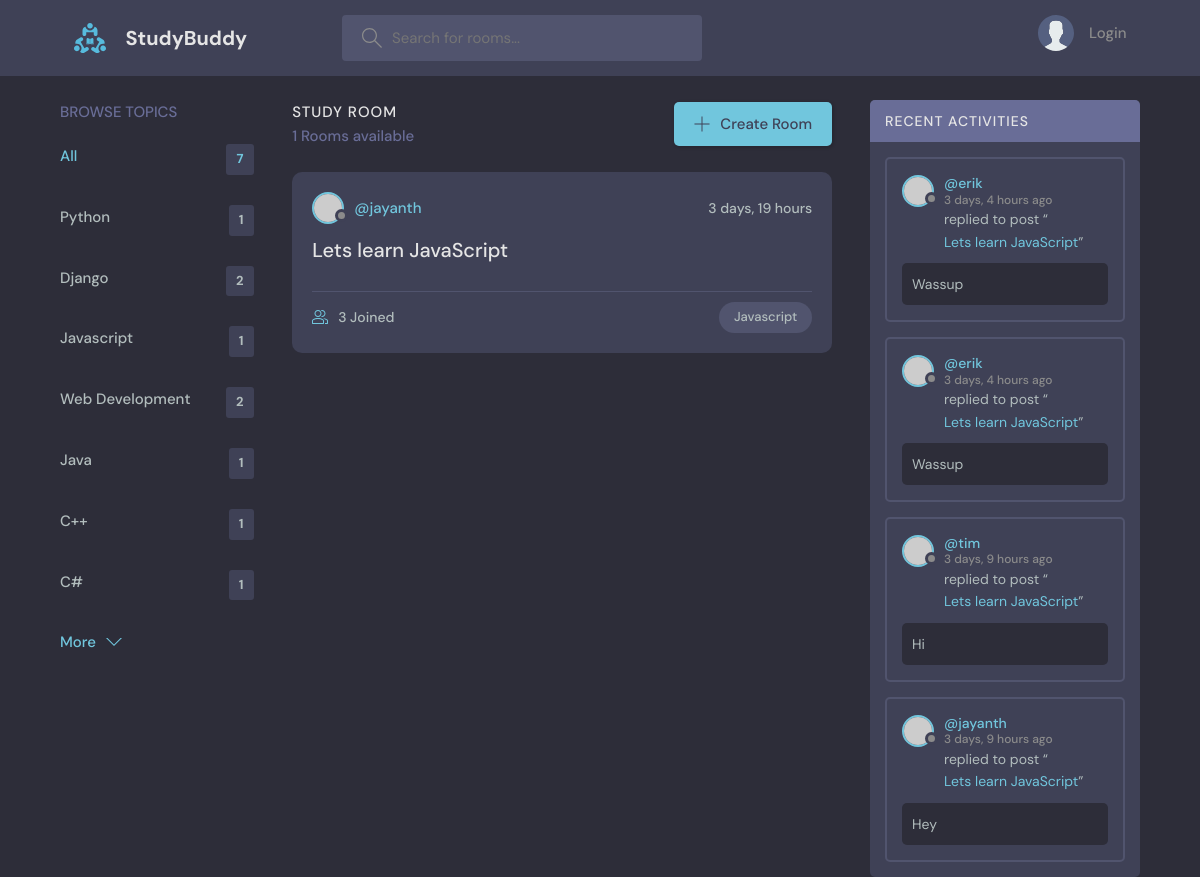
/?q=Javascript, run on the app's committed database.
### base/models.py (models this page shows, shortened)
class Topic(models.Model):
    name = models.CharField(max_length=200)

class Room(models.Model):
    host = models.ForeignKey(User, on_delete=models.SET_NULL, null=True)
    topic = models.ForeignKey(Topic, on_delete=models.SET_NULL, null=True)
    name = models.CharField(max_length=200)
    description = models.TextField(null=True, blank=True)
    participants = models.ManyToManyField(
        User, related_name='participants', blank=True)
    updated = models.DateTimeField(auto_now=True)
    created = models.DateTimeField(auto_now_add=True)
    class Meta:
        ordering = ['-updated', '-created']
    def __str__(self):
        return str(self.name)

class Message(models.Model):
    user = models.ForeignKey(User, on_delete=models.CASCADE)
    room = models.ForeignKey(Room, on_delete=models.CASCADE)
    body = models.TextField()
    updated = models.DateTimeField(auto_now=True)
    created = models.DateTimeField(auto_now_add=True)
    class Meta:
        ordering = ['-updated', '-created']

### base/views.py (the view)
# urls.py: path('', views.home, name="home"),
def home(request):
    q = request.GET.get('q') if request.GET.get('q') != None else ''
    rooms = Room.objects.filter(
        Q(topic__name__icontains=q) |
        Q(name__icontains=q) |
        Q(description__icontains=q)
    )
    topics = Topic.objects.all()
    room_count = rooms.count()
    room_messages = Message.objects.filter(Q(room__topic__name__icontains=q))
    context = {'rooms': rooms, 'topics': topics,
               'room_count': room_count, 'room_messages': room_messages}
    return render(request, 'base/home.html', context=context)

### base/templates/base/home.html (shortened to what this page needs)
{%extends 'main.html'%}
{%block content%}
    <main class="layout layout--3">
      <div class="container">
        {%include 'base/topics_component.html'%}
        <div class="roomList">
          <div class="roomList__header">
            <div>
              <h2>Study Room</h2>
              <p>{{room_count}} Rooms available</p>
            </div>
            <a class="btn btn--main" href="{%url 'create-room'%}">
              <svg version="1.1" xmlns="http://www.w3.org/2000/svg" width="32" height="32" viewBox="0 0 32 32">
                <title>add</title>
                <path
                  d="M16.943 0.943h-1.885v14.115h-14.115v1.885h14.115v14.115h1.885v-14.115h14.115v-1.885h-14.115v-14.115z"
                ></path>
              </svg>
              Create Room
            </a>
          </div>
          {%include 'base/feed_component.html'%}
        </div>
        {%include 'base/activity_component.html'%}
      </div>
    </main>
{%endblock content%}

### base/templates/base/topics_component.html
{%load static%}
<div class="topics">
  <div class="topics__header">
    <h2>Browse Topics</h2>
  </div>
  <ul class="topics__list">
    <li>
      <a href="{% url 'home' %}" class="active">All <span>{{topics.count}}</span></a>
    </li>
    {% for topic in topics %}
    <li>
      <a href="{%url 'home' %}?q={{topic.name}}">{{topic.name}}<span>{{topic.room_set.all.count }}</span></a>
    </li>
    {% endfor %}
  </ul>
  <a class="btn btn--link" href="topics.html">
    More
    <svg version="1.1" xmlns="http://www.w3.org/2000/svg" width="32" height="32" viewBox="0 0 32 32">
      <title>chevron-down</title>
      <path d="M16 21l-13-13h-3l16 16 16-16h-3l-13 13z"></path>
    </svg>
  </a>
</div>

### base/templates/base/feed_component.html (shortened to what this page needs)
{%for room in rooms%}
<div class="roomListRoom">
  <div class="roomListRoom__header">
    <a href="{%url 'user-profile' room.host.id%}" class="roomListRoom__author">
      <div class="avatar avatar--small">
        <img src="https://randomuser.me/api/portraits/women/11.jpg" />
      </div>
      <span>@{{room.host.username}}</span>
    </a>
    <div class="roomListRoom__actions">
      <span>{{room.created|timesince}}</span>
    </div>
  </div>
  <div class="roomListRoom__content">
    <a href="{%url 'room' room.id%}">{{room.name}}</a>
  </div>
  <div class="roomListRoom__meta">
    <a href="{%url 'room' room.id%}" class="roomListRoom__joined">
      {{room.participants.all.count}} Joined
    </a>
    <p class="roomListRoom__topic">{{room.topic.name}}</p>
  </div>
</div>
{% endfor%}

### base/templates/base/activity_component.html (shortened to what this page needs)
<div class="activities">
  <div class="activities__header">
    <h2>Recent Activities</h2>
  </div>
  {%for message in room_messages%}
  <div class="activities__box">
    <div class="activities__boxHeader roomListRoom__header">
      <a href="{% url 'user-profile' message.user.id%}" class="roomListRoom__author">
        <div class="avatar avatar--small">
          <img src="https://randomuser.me/api/portraits/women/11.jpg" />
        </div>
        <p>
          @{{message.user}}
          <span>{{message.created|timesince}} ago</span>
        </p>
      </a>
    </div>
    <div class="activities__boxContent">
      <p>replied to post “<a href="{% url 'room' message.room.id %}">{{message.room}}</a>”</p>
      <div class="activities__boxRoomContent">
        {{message.body}}
      </div>
    </div>
  </div>
  {%endfor%}
</div>

### data on the page
Topic: name "Python", room_set.all.count "1"
Topic: name "Django", room_set.all.count "2"
Topic: name "Javascript", room_set.all.count "1"
Topic: name "Web Development", room_set.all.count "2"
Topic: name "Java", room_set.all.count "1"
Topic: name "C++", room_set.all.count "1"
Topic: name "C#", room_set.all.count "1"
Room: host.username "jayanth", created "3 days, 19 hours", name "Lets learn JavaScript", participants.all.count "3", topic.name "Javascript"
Message: user "erik", created "3 days, 4 hours", room "Lets learn JavaScript", body "Wassup"
Message: user "erik", created "3 days, 4 hours", room "Lets learn JavaScript", body "Wassup"
Message: user "tim", created "3 days, 9 hours", room "Lets learn JavaScript", body "Hi"
Message: user "jayanth", created "3 days, 9 hours", room "Lets learn JavaScript", body "Hey"

### other printed values
{{ topics.count }} "7"
{{ room_count }} "1"
